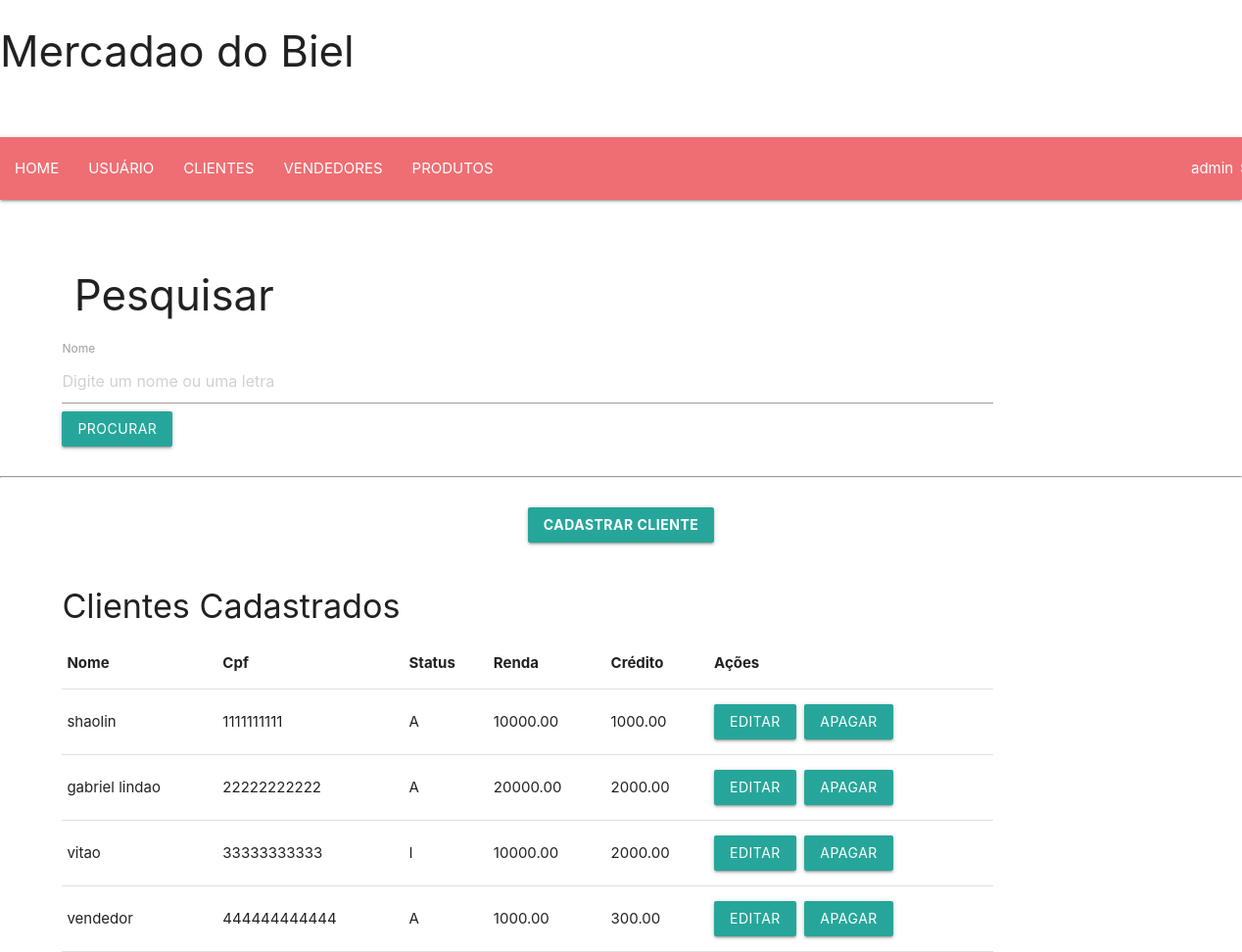
The page /cliente.php (signed in) on the database its author committed.
### tables this page shows
CREATE TABLE `clientes` (
  `idcliente` int(11) NOT NULL,
  `renda` decimal(10,2) NOT NULL,
  `credito` decimal(10,2) NOT NULL,
  `fk_idpessoas` int(11) NOT NULL
);

CREATE TABLE `pessoas` (
  `idpessoa` int(11) NOT NULL,
  `nome` varchar(60) NOT NULL,
  `cpf` bigint(11) NOT NULL,
  `status` enum('A','I') NOT NULL
);

### cliente.php (the view, shortened to what this page needs)
<!DOCTYPE HTML>
<html>
    <head>
        <link rel="stylesheet" href="https://cdnjs.cloudflare.com/ajax/libs/materialize/1.0.0/css/materialize.min.css">
    </head>
    <body>
        <header>
        <div class="col-md-4 col-md-offset-4"><h3>Mercadao do Biel</h3></div>
        <br/><br/>
        </header>
        <nav>
        <div class="col-xs-8 col-xs-offset-2">
            <div class="col-xs-6 col-xs-offset-0">
            <?php
                include("menu.php");
            ?>
           </div>
           <div class="col-xs-4 col-xs-offset-1">
           <div style="width: 35%; float:left; padding-left:55%;">
           <?php
                echo $_SESSION["user"];
                echo "<a href='sair.php' style='text-decoration: none; font-weight: bold;'>&nbsp;&nbsp;Sair</a>";
            ?>
            </div>
            </div>
        </div>
        <br/>
        </nav>
        <section>
        <br/><br/>
        <div style="width: 85%; padding-left:5%; padding-right:5%;">
        <div class="panel panel-primary">
            <div class="panel-heading"><h3 class="panel-title"><span class="glyphicon glyphicon-search" aria-hidden="true"></span>&nbsp;Pesquisar</h3></div>
                <div class="panel-body">
                    <form name="procura" id="procura" action="procura.php" method="post">
                    <label>Nome</label>
                    <input type="text" name="procura" placeholder="Digite um nome ou uma letra" maxlength="30" autofocus required="required" class="form-control" />
                    <br/>
                    <input type="submit" value="Procurar" class="btn btn-primary" />
                    </form>
                </div>
        </div>
        </div>
        <br/>
        <hr/>
        <br/>
        <center><a href="cadcliente.php"><button class="btn btn-primary"><b>Cadastrar cliente</b></button></a></center>
        <br/>
        <div style="width: 85%; padding-left:5%; padding-right:5%;">
        <?php
            include("conecta.php");
            echo "<h4>Clientes Cadastrados</h4>";
            $sql = mysqli_query($conn, "SELECT idcliente,renda,credito,nome,cpf,status FROM clientes join pessoas on pessoas.idpessoa = clientes.fk_idpessoas");
            echo "<table class='table table-hover'>";
            echo "<tr>";
                echo "<th>Nome</th>";
                echo "<th>Cpf</th>";
                echo "<th>Status</th>";
                echo "<th>Renda</th>";
                echo "<th>Crédito</th>";
                echo "<th>Ações</th>";
            echo "</tr>";
            while($cliente = mysqli_fetch_array($sql)){
            echo "<tr>";
                $id = $cliente['idcliente'];
                echo "<td>".$cliente['nome']."</td>";
                echo "<td>".$cliente['cpf']."</td>";
                echo "<td>".$cliente['status']."</td>";
                echo "<td>".$cliente['renda']."</td>";
                echo "<td>".$cliente['credito']."</td>";
                echo "<td><a href='editacliente.php?id=$id'><button type='submit' class='btn btn-success'>Editar</button></a>&nbsp;&nbsp;<a href='apagacliente.php?id=$id'><button type='submit' class='btn btn-danger'>Apagar</button></a></td>";
            echo "</tr>";
            }
        ?>
        </div>
        </section>
    </body>
</html>

### rows shown on the page
clientes: pessoas.nome "shaolin", pessoas.cpf "1111111111", pessoas.status "A", renda "10000.00", credito "1000.00"
clientes: pessoas.nome "gabriel lindao", pessoas.cpf "22222222222", pessoas.status "A", renda "20000.00", credito "2000.00"
clientes: pessoas.nome "vitao", pessoas.cpf "33333333333", pessoas.status "I", renda "10000.00", credito "2000.00"
clientes: pessoas.nome "vendedor", pessoas.cpf "444444444444", pessoas.status "A", renda "1000.00", credito "300.00"

### other values the page prints
$_SESSION["user"] "admin"
